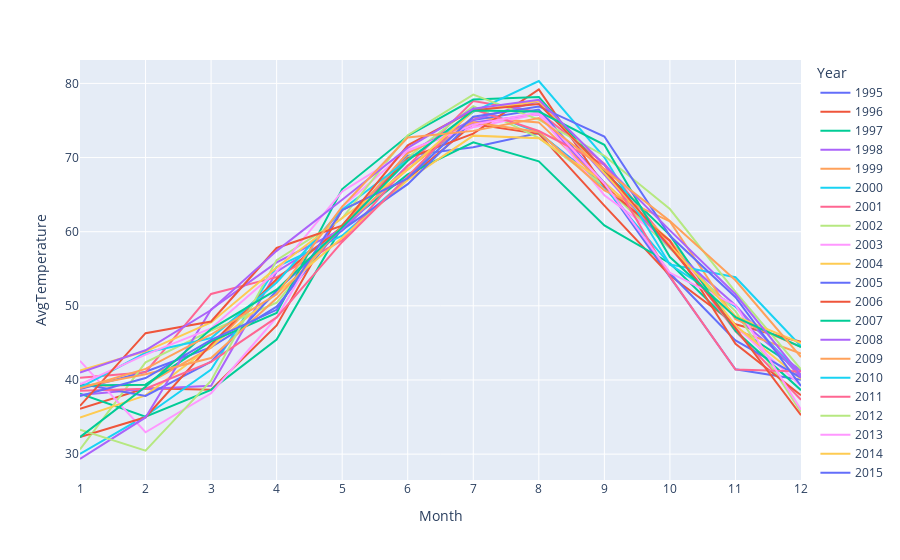

Write notebook code for a chart like this one.
### Code cell
Turkey = country_agg[country_agg.Country == 'Turkey']
fig = px.line(Turkey, 'Month', 'AvgTemperature', color='Year')
fig.update_xaxes(dtick = 'Month')
fig.show()

### Figure 1 — Plotly figure (JSON) as saved in the notebook; plotly's stock layout.template omitted (floating-point values rounded to 4 significant figures)
{"data": [{"hovertemplate": "Year=1995<br>Month=%{x}<br>AvgTemperature=%{y}<extra></extra>", "legendgroup": "1995", "line": {"color": "#636efa", "dash": "solid"}, "mode": "lines", "name": "1995", "orientation": "v", "showlegend": true, "type": "scatter", "x": [1, 2, 3, 4, 5, 6, 7, 8, 9, 10, 11, 12], "xaxis": "x", "y": [38.78, 41.11, 44.43, 49.89, 60.85, 70.27, 71.4, 73.29, 66.33, 53.95, 41.44, 40.02], "yaxis": "y"}, {"hovertemplate": "Year=1996<br>Month=%{x}<br>AvgTemperature=%{y}<extra></extra>", "legendgroup": "1996", "line": {"color": "#EF553B", "dash": "solid"}, "mode": "lines", "name": "1996", "orientation": "v", "showlegend": true, "type": "scatter", "x": [1, 2, 3, 4, 5, 6, 7, 8, 9, 10, 11, 12], "xaxis": "x", "y": [36.11, 38.89, 38.67, 47.36, 62.94, 67.11, 74.52, 73.2, 63.52, 54.09, 47.51, 45.14], "yaxis": "y"}, {"hovertemplate": "Year=1997<br>Month=%{x}<br>AvgTemperature=%{y}<extra></extra>", "legendgroup": "1997", "line": {"color": "#00cc96", "dash": "solid"}, "mode": "lines", "name": "1997", "orientation": "v", "showlegend": true, "type": "scatter", "x": [1, 2, 3, 4, 5, 6, 7, 8, 9, 10, 11, 12], "xaxis": "x", "y": [38.17, 35.06, 38.67, 45.46, 60.7, 67.72, 72.05, 69.48, 60.86, 55.75, 47.11, 41.29], "yaxis": "y"}, {"hovertemplate": "Year=1998<br>Month=%{x}<br>AvgTemperature=%{y}<extra></extra>", "legendgroup": "1998", "line": {"color": "#ab63fa", "dash": "solid"}, "mode": "lines", "name": "1998", "orientation": "v", "showlegend": true, "type": "scatter", "x": [1, 2, 3, 4, 5, 6, 7, 8, 9, 10, 11, 12], "xaxis": "x", "y": [37.97, 38.77, 39.21, 54.61, 60.13, 68.92, 74.73, 75.83, 66.1, 58.74, 48.54, 41.17], "yaxis": "y"}, {"hovertemplate": "Year=1999<br>Month=%{x}<br>AvgTemperature=%{y}<extra></extra>", "legendgroup": "1999", "line": {"color": "#FFA15A", "dash": "solid"}, "mode": "lines", "name": "1999", "orientation": "v", "showlegend": true, "type": "scatter", "x": [1, 2, 3, 4, 5, 6, 7, 8, 9, 10, 11, 12], "xaxis": "x", "y": [39.15, 39.37, 44.36, 53.55, 60.65, 68.41, 75.45, 74.74, 66.32, 58.15, 46.74, 43.56], "yaxis": "y"}, {"hovertemplate": "Year=2000<br>Month=%{x}<br>AvgTemperature=%{y}<extra></extra>", "legendgroup": "2000", "line": {"color": "#19d3f3", "dash": "solid"}, "mode": "lines", "name": "2000", "orientation": "v", "showlegend": true, "type": "scatter", "x": [1, 2, 3, 4, 5, 6, 7, 8, 9, 10, 11, 12], "xaxis": "x", "y": [30.02, 35.15, 41.4, 55.25, 59.46, 67.2, 76.69, 73.39, 66.0, 55.57, 49.88, 40.64], "yaxis": "y"}, {"hovertemplate": "Year=2001<br>Month=%{x}<br>AvgTemperature=%{y}<extra></extra>", "legendgroup": "2001", "line": {"color": "#FF6692", "dash": "solid"}, "mode": "lines", "name": "2001", "orientation": "v", "showlegend": true, "type": "scatter", "x": [1, 2, 3, 4, 5, 6, 7, 8, 9, 10, 11, 12], "xaxis": "x", "y": [40.3, 41.05, 51.6, 53.88, 58.86, 68.88, 77.61, 76.15, 69.16, 58.26, 46.58, 37.34], "yaxis": "y"}, {"hovertemplate": "Year=2002<br>Month=%{x}<br>AvgTemperature=%{y}<extra></extra>", "legendgroup": "2002", "line": {"color": "#B6E880", "dash": "solid"}, "mode": "lines", "name": "2002", "orientation": "v", "showlegend": true, "type": "scatter", "x": [1, 2, 3, 4, 5, 6, 7, 8, 9, 10, 11, 12], "xaxis": "x", "y": [30.64, 42.38, 46.65, 50.43, 60.9, 70.01, 76.94, 72.65, 66.18, 57.78, 49.29, 35.69], "yaxis": "y"}, {"hovertemplate": "Year=2003<br>Month=%{x}<br>AvgTemperature=%{y}<extra></extra>", "legendgroup": "2003", "line": {"color": "#FF97FF", "dash": "solid"}, "mode": "lines", "name": "2003", "orientation": "v", "showlegend": true, "type": "scatter", "x": [1, 2, 3, 4, 5, 6, 7, 8, 9, 10, 11, 12], "xaxis": "x", "y": [42.59, 32.95, 38.21, 48.44, 63.37, 71.02, 74.09, 75.86, 64.92, 58.47, 47.27, 39.21], "yaxis": "y"}, {"hovertemplate": "Year=2004<br>Month=%{x}<br>AvgTemperature=%{y}<extra></extra>", "legendgroup": "2004", "line": {"color": "#FECB52", "dash": "solid"}, "mode": "lines", "name": "2004", "orientation": "v", "showlegend": true, "type": "scatter", "x": [1, 2, 3, 4, 5, 6, 7, 8, 9, 10, 11, 12], "xaxis": "x", "y": [34.94, 37.92, 44.52, 51.66, 59.18, 66.97, 72.96, 72.62, 66.67, 58.83, 47.36, 40.12], "yaxis": "y"}, {"hovertemplate": "Year=2005<br>Month=%{x}<br>AvgTemperature=%{y}<extra></extra>", "legendgroup": "2005", "line": {"color": "#636efa", "dash": "solid"}, "mode": "lines", "name": "2005", "orientation": "v", "showlegend": true, "type": "scatter", "x": [1, 2, 3, 4, 5, 6, 7, 8, 9, 10, 11, 12], "xaxis": "x", "y": [39.5, 37.85, 42.47, 52.03, 60.25, 66.41, 75.05, 76.47, 66.59, 54.39, 45.34, 40.31], "yaxis": "y"}, {"hovertemplate": "Year=2006<br>Month=%{x}<br>AvgTemperature=%{y}<extra></extra>", "legendgroup": "2006", "line": {"color": "#EF553B", "dash": "solid"}, "mode": "lines", "name": "2006", "orientation": "v", "showlegend": true, "type": "scatter", "x": [1, 2, 3, 4, 5, 6, 7, 8, 9, 10, 11, 12], "xaxis": "x", "y": [32.3, 34.98, 44.8, 53.62, 60.66, 69.9, 73.23, 79.19, 66.1, 58.77, 44.89, 37.94], "yaxis": "y"}, {"hovertemplate": "Year=2007<br>Month=%{x}<br>AvgTemperature=%{y}<extra></extra>", "legendgroup": "2007", "line": {"color": "#00cc96", "dash": "solid"}, "mode": "lines", "name": "2007", "orientation": "v", "showlegend": true, "type": "scatter", "x": [1, 2, 3, 4, 5, 6, 7, 8, 9, 10, 11, 12], "xaxis": "x", "y": [39.25, 39.37, 45.2, 49.05, 65.75, 72.91, 77.83, 78.18, 68.09, 59.54, 46.63, 38.63], "yaxis": "y"}, {"hovertemplate": "Year=2008<br>Month=%{x}<br>AvgTemperature=%{y}<extra></extra>", "legendgroup": "2008", "line": {"color": "#ab63fa", "dash": "solid"}, "mode": "lines", "name": "2008", "orientation": "v", "showlegend": true, "type": "scatter", "x": [1, 2, 3, 4, 5, 6, 7, 8, 9, 10, 11, 12], "xaxis": "x", "y": [29.34, 34.95, 49.51, 55.86, 60.35, 70.69, 75.09, 77.6, 67.72, 57.87, 50.08, 40.34], "yaxis": "y"}, {"hovertemplate": "Year=2009<br>Month=%{x}<br>AvgTemperature=%{y}<extra></extra>", "legendgroup": "2009", "line": {"color": "#FFA15A", "dash": "solid"}, "mode": "lines", "name": "2009", "orientation": "v", "showlegend": true, "type": "scatter", "x": [1, 2, 3, 4, 5, 6, 7, 8, 9, 10, 11, 12], "xaxis": "x", "y": [39.04, 40.78, 42.96, 51.01, 60.73, 70.61, 74.77, 73.44, 65.57, 61.38, 48.19, 44.47], "yaxis": "y"}, {"hovertemplate": "Year=2010<br>Month=%{x}<br>AvgTemperature=%{y}<extra></extra>", "legendgroup": "2010", "line": {"color": "#19d3f3", "dash": "solid"}, "mode": "lines", "name": "2010", "orientation": "v", "showlegend": true, "type": "scatter", "x": [1, 2, 3, 4, 5, 6, 7, 8, 9, 10, 11, 12], "xaxis": "x", "y": [38.98, 43.67, 45.65, 53.14, 63.0, 69.66, 76.15, 80.32, 70.03, 55.58, 53.86, 44.54], "yaxis": "y"}, {"hovertemplate": "Year=2011<br>Month=%{x}<br>AvgTemperature=%{y}<extra></extra>", "legendgroup": "2011", "line": {"color": "#FF6692", "dash": "solid"}, "mode": "lines", "name": "2011", "orientation": "v", "showlegend": true, "type": "scatter", "x": [1, 2, 3, 4, 5, 6, 7, 8, 9, 10, 11, 12], "xaxis": "x", "y": [38.55, 38.81, 42.44, 48.43, 58.62, 67.44, 76.52, 73.58, 69.02, 53.94, 41.4, 41.14], "yaxis": "y"}, {"hovertemplate": "Year=2012<br>Month=%{x}<br>AvgTemperature=%{y}<extra></extra>", "legendgroup": "2012", "line": {"color": "#B6E880", "dash": "solid"}, "mode": "lines", "name": "2012", "orientation": "v", "showlegend": true, "type": "scatter", "x": [1, 2, 3, 4, 5, 6, 7, 8, 9, 10, 11, 12], "xaxis": "x", "y": [33.29, 30.47, 39.9, 56.17, 61.8, 73.01, 78.48, 75.11, 70.25, 63.05, 51.88, 41.43], "yaxis": "y"}, {"hovertemplate": "Year=2013<br>Month=%{x}<br>AvgTemperature=%{y}<extra></extra>", "legendgroup": "2013", "line": {"color": "#FF97FF", "dash": "solid"}, "mode": "lines", "name": "2013", "orientation": "v", "showlegend": true, "type": "scatter", "x": [1, 2, 3, 4, 5, 6, 7, 8, 9, 10, 11, 12], "xaxis": "x", "y": [39.42, 43.42, 46.95, 54.66, 65.43, 70.91, 74.42, 76.1, 66.5, 54.46, 50.1, 35.99], "yaxis": "y"}, {"hovertemplate": "Year=2014<br>Month=%{x}<br>AvgTemperature=%{y}<extra></extra>", "legendgroup": "2014", "line": {"color": "#FECB52", "dash": "solid"}, "mode": "lines", "name": "2014", "orientation": "v", "showlegend": true, "type": "scatter", "x": [1, 2, 3, 4, 5, 6, 7, 8, 9, 10, 11, 12], "xaxis": "x", "y": [41.28, 43.87, 47.75, 55.18, 61.85, 68.37, 76.29, 77.63, 67.91, 58.15, 48.6, 44.97], "yaxis": "y"}, {"hovertemplate": "Year=2015<br>Month=%{x}<br>AvgTemperature=%{y}<extra></extra>", "legendgroup": "2015", "line": {"color": "#636efa", "dash": "solid"}, "mode": "lines", "name": "2015", "orientation": "v", "showlegend": true, "type": "scatter", "x": [1, 2, 3, 4, 5, 6, 7, 8, 9, 10, 11, 12], "xaxis": "x", "y": [37.82, 40.26, 45.42, 49.47, 62.9, 67.2, 75.5, 76.9, 72.84, 59.44, 51.17, 39.21], "yaxis": "y"}, {"hovertemplate": "Year=2016<br>Month=%{x}<br>AvgTemperature=%{y}<extra></extra>", "legendgroup": "2016", "line": {"color": "#EF553B", "dash": "solid"}, "mode": "lines", "name": "2016", "orientation": "v", "showlegend": true, "type": "scatter", "x": [1, 2, 3, 4, 5, 6, 7, 8, 9, 10, 11, 12], "xaxis": "x", "y": [36.5, 46.31, 47.88, 57.8, 60.8, 71.64, 76.37, 77.21, 68.37, 57.96, 47.0, 35.25], "yaxis": "y"}, {"hovertemplate": "Year=2017<br>Month=%{x}<br>AvgTemperature=%{y}<extra></extra>", "legendgroup": "2017", "line": {"color": "#00cc96", "dash": "solid"}, "mode": "lines", "name": "2017", "orientation": "v", "showlegend": true, "type": "scatter", "x": [1, 2, 3, 4, 5, 6, 7, 8, 9, 10, 11, 12], "xaxis": "x", "y": [32.29, 39.09, 46.86, 52.18, 60.58, 69.56, 76.35, 76.21, 71.73, 56.58, 48.48, 44.42], "yaxis": "y"}, {"hovertemplate": "Year=2018<br>Month=%{x}<br>AvgTemperature=%{y}<extra></extra>", "legendgroup": "2018", "line": {"color": "#ab63fa", "dash": "solid"}, "mode": "lines", "name": "2018", "orientation": "v", "showlegend": true, "type": "scatter", "x": [1, 2, 3, 4, 5, 6, 7, 8, 9, 10, 11, 12], "xaxis": "x", "y": [41.0, 44.01, 49.43, 57.42, 64.3, 71.31, 76.57, 77.8, 69.03, 60.18, 51.56, 40.61], "yaxis": "y"}, {"hovertemplate": "Year=2019<br>Month=%{x}<br>AvgTemperature=%{y}<extra></extra>", "legendgroup": "2019", "line": {"color": "#FFA15A", "dash": "solid"}, "mode": "lines", "name": "2019", "orientation": "v", "showlegend": true, "type": "scatter", "x": [1, 2, 3, 4, 5, 6, 7, 8, 9, 10, 11, 12], "xaxis": "x", "y": [38.88, 41.5, 46.14, 51.55, 63.38, 72.71, 73.6, 75.34, 68.38, 61.43, 53.45, 43.09], "yaxis": "y"}], "layout": {"legend": {"title": {"text": "Year"}, "tracegroupgap": 0}, "margin": {"t": 60}, "xaxis": {"anchor": "y", "domain": [0, 1], "dtick": "Month", "title": {"text": "Month"}}, "yaxis": {"anchor": "x", "domain": [0, 1], "title": {"text": "AvgTemperature"}}}}
